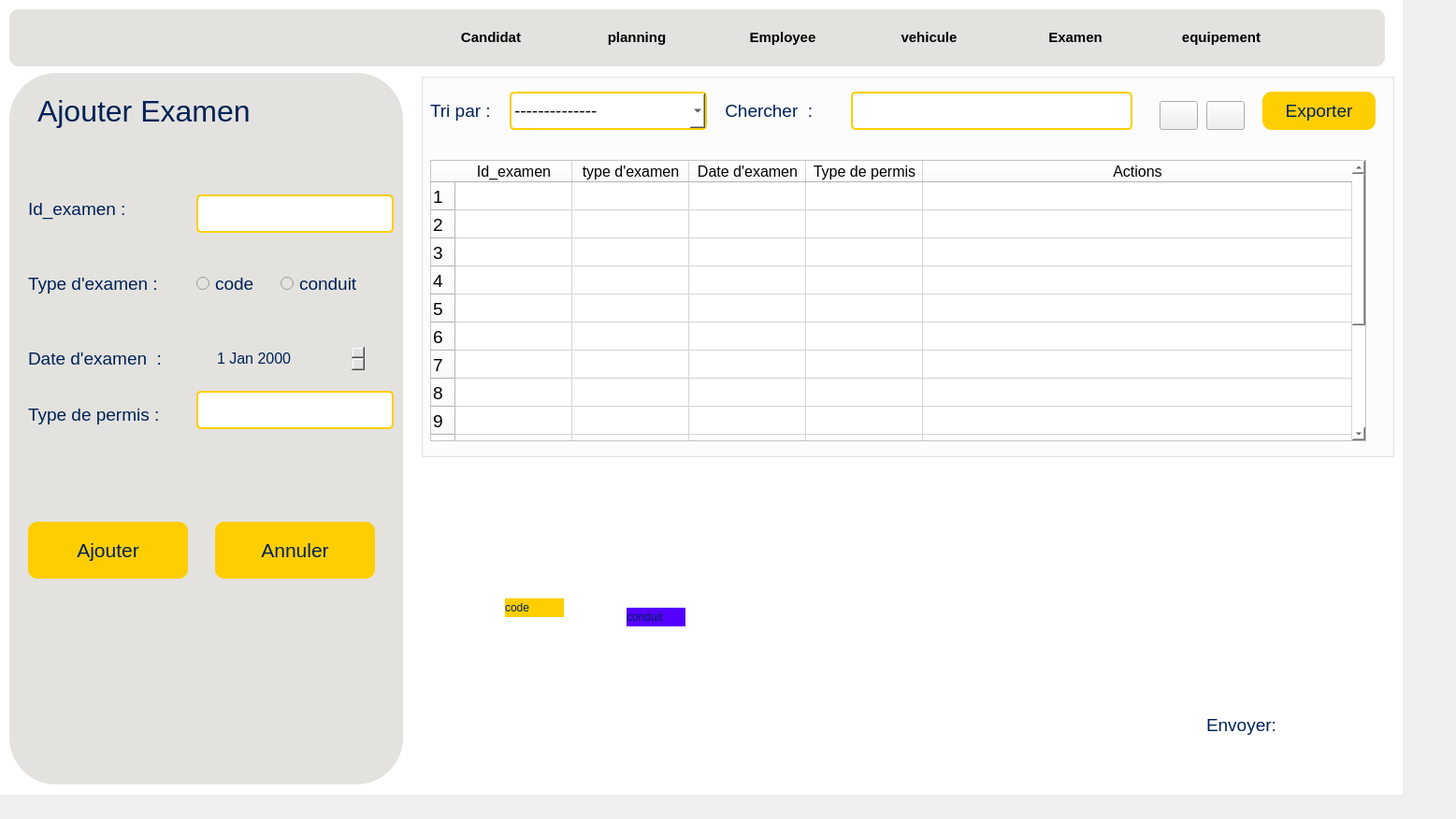
<?xml version="1.0" encoding="UTF-8"?>
<ui version="4.0">
 <class>Examen</class>
 <widget class="Qwidget" name="Examen">
  <property name="geometry">
   <rect>
    <x>0</x>
    <y>0</y>
    <width>1557</width>
    <height>876</height>
   </rect>
  </property>
  <property name="windowTitle">
   <string>MainWindow</string>
  </property>
  <widget class="QWidget" name="centralwidget" native="true">
   <property name="geometry">
    <rect>
     <x>0</x>
     <y>0</y>
     <width>1500</width>
     <height>850</height>
    </rect>
   </property>
   <widget class="QWidget" name="widget" native="true">
    <property name="geometry">
     <rect>
      <x>0</x>
      <y>0</y>
      <width>1500</width>
      <height>850</height>
     </rect>
    </property>
    <property name="styleSheet">
     <string notr="true"/>
    </property>
    <widget class="QGroupBox" name="groupBox_2">
     <property name="geometry">
      <rect>
       <x>450</x>
       <y>78</y>
       <width>1041</width>
       <height>411</height>
      </rect>
     </property>
     <property name="title">
      <string/>
     </property>
     <widget class="QLabel" name="label_20">
      <property name="geometry">
       <rect>
        <x>10</x>
        <y>25</y>
        <width>91</width>
        <height>31</height>
       </rect>
      </property>
      <property name="font">
       <font>
        <pointsize>14</pointsize>
       </font>
      </property>
      <property name="styleSheet">
       <string notr="true">color:#002157</string>
      </property>
      <property name="text">
       <string>Tri par : </string>
      </property>
     </widget>
     <widget class="QComboBox" name="comboBox_4">
      <property name="geometry">
       <rect>
        <x>95</x>
        <y>20</y>
        <width>211</width>
        <height>41</height>
       </rect>
      </property>
      <property name="font">
       <font>
        <pointsize>14</pointsize>
       </font>
      </property>
      <property name="styleSheet">
       <string notr="true">background-color:white;
border-radius:5px;
border:2px solid #ffce00;
color:black;
</string>
      </property>
      <item>
       <property name="text">
        <string>--------------</string>
       </property>
      </item>
      <item>
       <property name="text">
        <string>nom A à Z </string>
       </property>
      </item>
      <item>
       <property name="text">
        <string>nom Z à A</string>
       </property>
      </item>
      <item>
       <property name="text">
        <string>age croissant</string>
       </property>
      </item>
      <item>
       <property name="text">
        <string>age  décroissant</string>
       </property>
      </item>
     </widget>
     <widget class="QTextEdit" name="textEdit_16">
      <property name="geometry">
       <rect>
        <x>460</x>
        <y>20</y>
        <width>301</width>
        <height>41</height>
       </rect>
      </property>
      <property name="font">
       <font>
        <pointsize>14</pointsize>
       </font>
      </property>
      <property name="styleSheet">
       <string notr="true">background-color:white;
border-radius:5px;
border:2px solid #ffce00;


</string>
      </property>
      <property name="verticalScrollBarPolicy">
       <enum>Qt::ScrollBarPolicy::ScrollBarAlwaysOff</enum>
      </property>
      <property name="horizontalScrollBarPolicy">
       <enum>Qt::ScrollBarPolicy::ScrollBarAlwaysOff</enum>
      </property>
      <property name="sizeAdjustPolicy">
       <enum>QAbstractScrollArea::SizeAdjustPolicy::AdjustIgnored</enum>
      </property>
     </widget>
     <widget class="QLabel" name="label_21">
      <property name="geometry">
       <rect>
        <x>320</x>
        <y>25</y>
        <width>131</width>
        <height>31</height>
       </rect>
      </property>
      <property name="font">
       <font>
        <pointsize>14</pointsize>
        <bold>false</bold>
       </font>
      </property>
      <property name="styleSheet">
       <string notr="true">color:#002157</string>
      </property>
      <property name="text">
       <string> Chercher  :</string>
      </property>
     </widget>
     <widget class="QPushButton" name="pushButton_14">
      <property name="geometry">
       <rect>
        <x>790</x>
        <y>30</y>
        <width>41</width>
        <height>31</height>
       </rect>
      </property>
      <property name="styleSheet">
       <string notr="true">color:bleu;</string>
      </property>
      <property name="text">
       <string/>
      </property>
      <property name="icon">
       <iconset theme="QIcon::ThemeIcon::EditDelete"/>
      </property>
     </widget>
     <widget class="QPushButton" name="pushButton_15">
      <property name="geometry">
       <rect>
        <x>840</x>
        <y>30</y>
        <width>41</width>
        <height>31</height>
       </rect>
      </property>
      <property name="styleSheet">
       <string notr="true">color:#002157</string>
      </property>
      <property name="text">
       <string/>
      </property>
      <property name="icon">
       <iconset theme="QIcon::ThemeIcon::MailMessageNew"/>
      </property>
     </widget>
     <widget class="QPushButton" name="pushButton_8">
      <property name="geometry">
       <rect>
        <x>900</x>
        <y>20</y>
        <width>121</width>
        <height>41</height>
       </rect>
      </property>
      <property name="font">
       <font>
        <pointsize>14</pointsize>
       </font>
      </property>
      <property name="styleSheet">
       <string notr="true">background-color:#ffce00;
color:#002157;
border-radius:10px;</string>
      </property>
      <property name="text">
       <string>Exporter</string>
      </property>
      <property name="icon">
       <iconset theme="QIcon::ThemeIcon::WindowNew"/>
      </property>
      <property name="iconSize">
       <size>
        <width>20</width>
        <height>20</height>
       </size>
      </property>
     </widget>
     <widget class="QTableWidget" name="tab_5">
      <property name="geometry">
       <rect>
        <x>10</x>
        <y>93</y>
        <width>1001</width>
        <height>301</height>
       </rect>
      </property>
      <property name="font">
       <font>
        <pointsize>14</pointsize>
       </font>
      </property>
      <property name="styleSheet">
       <string notr="true">color:bleu;
background-color: rgb(255, 255, 255);
</string>
      </property>
      <property name="showGrid">
       <bool>true</bool>
      </property>
      <property name="wordWrap">
       <bool>true</bool>
      </property>
      <property name="rowCount">
       <number>15</number>
      </property>
      <attribute name="horizontalHeaderVisible">
       <bool>true</bool>
      </attribute>
      <attribute name="horizontalHeaderCascadingSectionResizes">
       <bool>false</bool>
      </attribute>
      <attribute name="horizontalHeaderMinimumSectionSize">
       <number>40</number>
      </attribute>
      <attribute name="horizontalHeaderDefaultSectionSize">
       <number>125</number>
      </attribute>
      <attribute name="horizontalHeaderHighlightSections">
       <bool>true</bool>
      </attribute>
      <attribute name="horizontalHeaderShowSortIndicator" stdset="0">
       <bool>false</bool>
      </attribute>
      <attribute name="horizontalHeaderStretchLastSection">
       <bool>true</bool>
      </attribute>
      <row/>
      <row/>
      <row/>
      <row/>
      <row/>
      <row/>
      <row/>
      <row/>
      <row/>
      <row/>
      <row/>
      <row/>
      <row/>
      <row/>
      <row/>
      <column>
       <property name="text">
        <string>Id_examen</string>
       </property>
       <property name="font">
        <font>
         <pointsize>12</pointsize>
        </font>
       </property>
      </column>
      <column>
       <property name="text">
        <string>type d'examen</string>
       </property>
       <property name="font">
        <font>
         <pointsize>12</pointsize>
        </font>
       </property>
      </column>
      <column>
       <property name="text">
        <string>Date d'examen</string>
       </property>
       <property name="font">
        <font>
         <pointsize>12</pointsize>
        </font>
       </property>
      </column>
      <column>
       <property name="text">
        <string>Type de permis</string>
       </property>
       <property name="font">
        <font>
         <pointsize>12</pointsize>
        </font>
       </property>
      </column>
      <column>
       <property name="text">
        <string>Actions</string>
       </property>
       <property name="font">
        <font>
         <pointsize>12</pointsize>
        </font>
       </property>
      </column>
     </widget>
    </widget>
    <widget class="QGroupBox" name="groupBox">
     <property name="geometry">
      <rect>
       <x>10</x>
       <y>78</y>
       <width>421</width>
       <height>761</height>
      </rect>
     </property>
     <property name="styleSheet">
      <string notr="true">border-radius:50px;
background-color:#e3e2de;</string>
     </property>
     <property name="title">
      <string/>
     </property>
     <widget class="QLabel" name="label_11">
      <property name="geometry">
       <rect>
        <x>30</x>
        <y>10</y>
        <width>331</width>
        <height>61</height>
       </rect>
      </property>
      <property name="font">
       <font>
        <pointsize>24</pointsize>
       </font>
      </property>
      <property name="styleSheet">
       <string notr="true">color:#002157
</string>
      </property>
      <property name="text">
       <string>Ajouter Examen</string>
      </property>
     </widget>
     <widget class="QLabel" name="label_12">
      <property name="geometry">
       <rect>
        <x>20</x>
        <y>130</y>
        <width>121</width>
        <height>31</height>
       </rect>
      </property>
      <property name="font">
       <font>
        <pointsize>14</pointsize>
       </font>
      </property>
      <property name="styleSheet">
       <string notr="true">color:#002157</string>
      </property>
      <property name="text">
       <string>Id_examen :</string>
      </property>
     </widget>
     <widget class="QTextEdit" name="textEdit_6">
      <property name="geometry">
       <rect>
        <x>200</x>
        <y>130</y>
        <width>211</width>
        <height>41</height>
       </rect>
      </property>
      <property name="font">
       <font>
        <pointsize>14</pointsize>
       </font>
      </property>
      <property name="styleSheet">
       <string notr="true">background-color:white;
border-radius:5px;
border:2px solid #ffce00;
color:black;


</string>
      </property>
      <property name="verticalScrollBarPolicy">
       <enum>Qt::ScrollBarPolicy::ScrollBarAlwaysOff</enum>
      </property>
      <property name="horizontalScrollBarPolicy">
       <enum>Qt::ScrollBarPolicy::ScrollBarAlwaysOff</enum>
      </property>
      <property name="sizeAdjustPolicy">
       <enum>QAbstractScrollArea::SizeAdjustPolicy::AdjustIgnored</enum>
      </property>
     </widget>
     <widget class="QRadioButton" name="radioButton_3">
      <property name="geometry">
       <rect>
        <x>200</x>
        <y>210</y>
        <width>81</width>
        <height>31</height>
       </rect>
      </property>
      <property name="font">
       <font>
        <pointsize>14</pointsize>
       </font>
      </property>
      <property name="styleSheet">
       <string notr="true">color:#002157</string>
      </property>
      <property name="text">
       <string>code</string>
      </property>
     </widget>
     <widget class="QRadioButton" name="radioButton_4">
      <property name="geometry">
       <rect>
        <x>290</x>
        <y>210</y>
        <width>121</width>
        <height>31</height>
       </rect>
      </property>
      <property name="font">
       <font>
        <pointsize>14</pointsize>
       </font>
      </property>
      <property name="styleSheet">
       <string notr="true">color:#002157</string>
      </property>
      <property name="text">
       <string>conduit</string>
      </property>
     </widget>
     <widget class="QLabel" name="label_16">
      <property name="geometry">
       <rect>
        <x>20</x>
        <y>210</y>
        <width>171</width>
        <height>31</height>
       </rect>
      </property>
      <property name="font">
       <font>
        <pointsize>14</pointsize>
       </font>
      </property>
      <property name="styleSheet">
       <string notr="true">color:#002157</string>
      </property>
      <property name="text">
       <string>Type d'examen :</string>
      </property>
     </widget>
     <widget class="QLabel" name="label_17">
      <property name="geometry">
       <rect>
        <x>20</x>
        <y>290</y>
        <width>211</width>
        <height>31</height>
       </rect>
      </property>
      <property name="font">
       <font>
        <pointsize>14</pointsize>
       </font>
      </property>
      <property name="styleSheet">
       <string notr="true">color:#002157</string>
      </property>
      <property name="text">
       <string>Date d'examen  :</string>
      </property>
     </widget>
     <widget class="QLabel" name="label_18">
      <property name="geometry">
       <rect>
        <x>20</x>
        <y>350</y>
        <width>181</width>
        <height>31</height>
       </rect>
      </property>
      <property name="font">
       <font>
        <pointsize>14</pointsize>
       </font>
      </property>
      <property name="styleSheet">
       <string notr="true">color:#002157</string>
      </property>
      <property name="text">
       <string>Type de permis :</string>
      </property>
     </widget>
     <widget class="QPushButton" name="pushButton_4">
      <property name="geometry">
       <rect>
        <x>20</x>
        <y>480</y>
        <width>171</width>
        <height>61</height>
       </rect>
      </property>
      <property name="font">
       <font>
        <pointsize>16</pointsize>
       </font>
      </property>
      <property name="styleSheet">
       <string notr="true">background-color:#ffce00;
color:#002157;
border-radius:10px;</string>
      </property>
      <property name="text">
       <string>Ajouter</string>
      </property>
     </widget>
     <widget class="QPushButton" name="pushButton_7">
      <property name="geometry">
       <rect>
        <x>220</x>
        <y>480</y>
        <width>171</width>
        <height>61</height>
       </rect>
      </property>
      <property name="font">
       <font>
        <pointsize>16</pointsize>
       </font>
      </property>
      <property name="styleSheet">
       <string notr="true">background-color:#ffce00;
color:#002157;
border-radius:10px;</string>
      </property>
      <property name="text">
       <string>Annuler</string>
      </property>
     </widget>
     <widget class="QTextEdit" name="textEdit_12">
      <property name="geometry">
       <rect>
        <x>200</x>
        <y>340</y>
        <width>211</width>
        <height>41</height>
       </rect>
      </property>
      <property name="font">
       <font>
        <pointsize>14</pointsize>
       </font>
      </property>
      <property name="styleSheet">
       <string notr="true">background-color:white;
border-radius:5px;
border:2px solid #ffce00;
color:black;


</string>
      </property>
      <property name="verticalScrollBarPolicy">
       <enum>Qt::ScrollBarPolicy::ScrollBarAlwaysOff</enum>
      </property>
      <property name="horizontalScrollBarPolicy">
       <enum>Qt::ScrollBarPolicy::ScrollBarAlwaysOff</enum>
      </property>
      <property name="sizeAdjustPolicy">
       <enum>QAbstractScrollArea::SizeAdjustPolicy::AdjustIgnored</enum>
      </property>
     </widget>
     <widget class="QDateEdit" name="dateEdit_5">
      <property name="geometry">
       <rect>
        <x>220</x>
        <y>290</y>
        <width>161</width>
        <height>31</height>
       </rect>
      </property>
      <property name="font">
       <font>
        <pointsize>12</pointsize>
       </font>
      </property>
      <property name="styleSheet">
       <string notr="true">color:#002157</string>
      </property>
     </widget>
     <widget class="QLabel" name="label_13">
      <property name="geometry">
       <rect>
        <x>510</x>
        <y>420</y>
        <width>121</width>
        <height>31</height>
       </rect>
      </property>
      <property name="font">
       <font>
        <pointsize>14</pointsize>
       </font>
      </property>
      <property name="styleSheet">
       <string notr="true">color:#002157</string>
      </property>
      <property name="text">
       <string>CIN :</string>
      </property>
     </widget>
     <widget class="QLabel" name="label_15">
      <property name="geometry">
       <rect>
        <x>490</x>
        <y>440</y>
        <width>121</width>
        <height>31</height>
       </rect>
      </property>
      <property name="font">
       <font>
        <pointsize>14</pointsize>
       </font>
      </property>
      <property name="styleSheet">
       <string notr="true">color:#002157</string>
      </property>
      <property name="text">
       <string>CIN :</string>
      </property>
     </widget>
    </widget>
    <widget class="QLabel" name="label">
     <property name="geometry">
      <rect>
       <x>1400</x>
       <y>740</y>
       <width>71</width>
       <height>81</height>
      </rect>
     </property>
     <property name="text">
      <string/>
     </property>
     <property name="pixmap">
      <pixmap>:/new/prefix1/SMS.png</pixmap>
     </property>
    </widget>
    <widget class="QLabel" name="label_22">
     <property name="geometry">
      <rect>
       <x>1290</x>
       <y>760</y>
       <width>111</width>
       <height>31</height>
      </rect>
     </property>
     <property name="font">
      <font>
       <pointsize>14</pointsize>
      </font>
     </property>
     <property name="styleSheet">
      <string notr="true">color:#002157</string>
     </property>
     <property name="text">
      <string>Envoyer:</string>
     </property>
    </widget>
    <widget class="QLabel" name="label_2">
     <property name="geometry">
      <rect>
       <x>450</x>
       <y>460</y>
       <width>63</width>
       <height>20</height>
      </rect>
     </property>
     <property name="text">
      <string/>
     </property>
    </widget>
    <widget class="QLabel" name="label_3">
     <property name="geometry">
      <rect>
       <x>470</x>
       <y>510</y>
       <width>331</width>
       <height>301</height>
      </rect>
     </property>
     <property name="text">
      <string/>
     </property>
     <property name="pixmap">
      <pixmap resource="resources.qrc">:/images/stat.png</pixmap>
     </property>
    </widget>
    <widget class="QLabel" name="label_4">
     <property name="geometry">
      <rect>
       <x>540</x>
       <y>640</y>
       <width>63</width>
       <height>20</height>
      </rect>
     </property>
     <property name="styleSheet">
      <string notr="true">background-color:#ffce00;
color:#002157;
</string>
     </property>
     <property name="text">
      <string>code</string>
     </property>
    </widget>
    <widget class="QLabel" name="label_5">
     <property name="geometry">
      <rect>
       <x>670</x>
       <y>650</y>
       <width>63</width>
       <height>20</height>
      </rect>
     </property>
     <property name="styleSheet">
      <string notr="true">background-color:rgb(85, 0, 255);
color:#002157;
</string>
     </property>
     <property name="text">
      <string>conduit</string>
     </property>
    </widget>
    <widget class="QGroupBox" name="groupBox_3">
     <property name="geometry">
      <rect>
       <x>10</x>
       <y>10</y>
       <width>1471</width>
       <height>61</height>
      </rect>
     </property>
     <property name="styleSheet">
      <string notr="true">background-color:#e3e2de;
border-radius:10px;</string>
     </property>
     <property name="title">
      <string/>
     </property>
     <widget class="QWidget" name="horizontalLayoutWidget">
      <property name="geometry">
       <rect>
        <x>440</x>
        <y>0</y>
        <width>931</width>
        <height>61</height>
       </rect>
      </property>
      <layout class="QHBoxLayout" name="horizontalLayout">
       <item>
        <widget class="QPushButton" name="condidat_5">
         <property name="font">
          <font>
           <pointsize>11</pointsize>
           <bold>true</bold>
          </font>
         </property>
         <property name="styleSheet">
          <string notr="true">background-color:#e3e2de;
color:bleu;</string>
         </property>
         <property name="text">
          <string>Candidat</string>
         </property>
        </widget>
       </item>
       <item>
        <widget class="QPushButton" name="planning_5">
         <property name="font">
          <font>
           <pointsize>11</pointsize>
           <bold>true</bold>
          </font>
         </property>
         <property name="styleSheet">
          <string notr="true">background-color:#e3e2de;
color:bleu;</string>
         </property>
         <property name="text">
          <string>planning</string>
         </property>
        </widget>
       </item>
       <item>
        <widget class="QPushButton" name="employee_5">
         <property name="font">
          <font>
           <pointsize>11</pointsize>
           <bold>true</bold>
          </font>
         </property>
         <property name="styleSheet">
          <string notr="true">background-color:#e3e2de;
color:bleu;</string>
         </property>
         <property name="text">
          <string>Employee</string>
         </property>
        </widget>
       </item>
       <item>
        <widget class="QPushButton" name="vehicule_5">
         <property name="font">
          <font>
           <pointsize>11</pointsize>
           <bold>true</bold>
          </font>
         </property>
         <property name="styleSheet">
          <string notr="true">background-color:#e3e2de;
color:bleu;</string>
         </property>
         <property name="text">
          <string>vehicule</string>
         </property>
        </widget>
       </item>
       <item>
        <widget class="QPushButton" name="examen_5">
         <property name="font">
          <font>
           <pointsize>11</pointsize>
           <bold>true</bold>
          </font>
         </property>
         <property name="styleSheet">
          <string notr="true">background-color:#e3e2de;
color:bleu;</string>
         </property>
         <property name="text">
          <string>Examen</string>
         </property>
        </widget>
       </item>
       <item>
        <widget class="QPushButton" name="equipment_5">
         <property name="font">
          <font>
           <pointsize>11</pointsize>
           <bold>true</bold>
          </font>
         </property>
         <property name="styleSheet">
          <string notr="true">background-color:#e3e2de;
color:bleu;</string>
         </property>
         <property name="text">
          <string>equipement</string>
         </property>
        </widget>
       </item>
      </layout>
     </widget>
     <widget class="QLabel" name="label_23">
      <property name="geometry">
       <rect>
        <x>20</x>
        <y>-10</y>
        <width>91</width>
        <height>91</height>
       </rect>
      </property>
      <property name="text">
       <string/>
      </property>
      <property name="pixmap">
       <pixmap resource="resources.qrc">:/images/logo.png</pixmap>
      </property>
      <property name="scaledContents">
       <bool>true</bool>
      </property>
     </widget>
    </widget>
    <widget class="QLabel" name="label_6">
     <property name="geometry">
      <rect>
       <x>-90</x>
       <y>-70</y>
       <width>1641</width>
       <height>1081</height>
      </rect>
     </property>
     <property name="styleSheet">
      <string notr="true">background-color: rgb(255, 255, 255);</string>
     </property>
     <property name="text">
      <string>TextLabel</string>
     </property>
    </widget>
    <zorder>label_6</zorder>
    <zorder>groupBox_2</zorder>
    <zorder>groupBox</zorder>
    <zorder>label</zorder>
    <zorder>label_22</zorder>
    <zorder>label_2</zorder>
    <zorder>label_3</zorder>
    <zorder>label_4</zorder>
    <zorder>label_5</zorder>
    <zorder>groupBox_3</zorder>
   </widget>
  </widget>
 </widget>
 <customwidgets>
  <customwidget>
   <class>Qwidget</class>
   <extends>QWidget</extends>
   <header>qwidget.h</header>
   <container>1</container>
  </customwidget>
 </customwidgets>
 <resources>
  <include location="resources.qrc"/>
 </resources>
 <connections/>
</ui>
